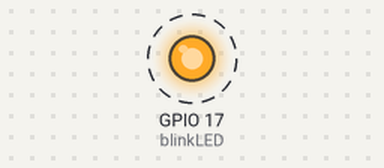
Bench run of a sketch on a simulated ESP32. Shown: output pins drawn as LEDs (lit = HIGH). Dashed ring = blinking. What the sketch prints to the serial monitor is not drawn.

Above: at 1.1 s.
Timing chart, 0 to 4.0 s (numbered marks = the images above):
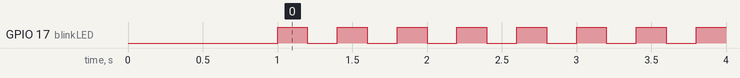

Measured:
- by itself, GPIO 17 (blinkLED): alternates HIGH for 0.20 s and LOW for 0.20 s

The sketch:

1-blinkLED_HelloWorld.ino
```cpp
void setup() {

  Serial.begin(115200);
  delay(1000);

    // -------------------------- INFO sobre xTaskCreate -------------------------------------
  //xTaskCreate(1: nombre de la función, 2: nombre para debugging que usará el programa,...
  // ... 3: tamano en palabras para almacenar datos (creo) en la memoria asociada a la task...
  // ...   (a nivel de sistema operativo) es algo complejo por lo que por defecto 128 está bien,...
  //...  4: Son los pvParameters = las variables que se introducen a la función (NULL indica ninguna),...
  //...  5: Prioridad (0 = reposo), conforme aumenta el numero -> aumenta la prioridad....
  //...  6: parámetro que representa un handle -> se puede utilizar para llamarlo desde
  //...     otras funcionas y modificar sus parámetros (por ejemplo la prioridad).
  //...     Al igual que el 4, puede ser NULL si no hace falta dicho handle:
  // ---------------------------------------------------------------------------------------

  xTaskCreate(blinkLED,"Tarea1",10000,NULL,1,NULL);
  xTaskCreate(sendHelloworld,"Tarea2",10000,NULL,1,NULL);

  //Tras esto, el scheduler se inicia automáticamente. Si no, habría que realizar la siguiente instruccion:
  //vTaskStartScheduler();

}

void loop() {
  delay(1000);
}

void blinkLED( void * pvParameter ){
    pinMode(17, OUTPUT);
    for(;;){
      digitalWrite(17, HIGH);
      //delay(200);
      vTaskDelay( 200 / portTICK_PERIOD_MS );
      digitalWrite(17, LOW);
      vTaskDelay( 200 / portTICK_PERIOD_MS );
    }

    //Serial.println("Finalizando tarea 1");
    //vTaskDelete( NULL );

}

void sendHelloworld( void * pvParameter){

    for(;;){

        Serial.println("Hola mundo");
        //delay(1000);
        vTaskDelay( 1000 / portTICK_PERIOD_MS );
    }
    //Serial.println("Finalizando tarea 2");
    //vTaskDelete( NULL );
}
```
